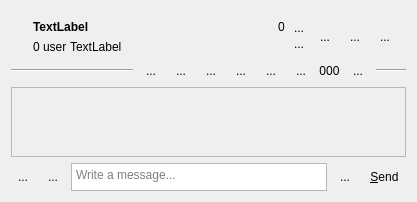
      <widget class="QWidget" name="page_2">
       <layout class="QVBoxLayout" name="verticalLayout_14">
        <item>
         <widget class="QWidget" name="widget_2" native="true">
          <layout class="QHBoxLayout" name="horizontalLayout_8">
           <property name="bottomMargin">
            <number>0</number>
           </property>
           <item>
            <widget class="QLabel" name="label_4">
             <property name="maximumSize">
              <size>
               <width>32</width>
               <height>32</height>
              </size>
             </property>
             <property name="text">
              <string/>
             </property>
             <property name="pixmap">
              <pixmap>:/icons/icon_avatar_40.png</pixmap>
             </property>
            </widget>
           </item>
           <item>
            <layout class="QVBoxLayout" name="verticalLayout_4">
             <item>
              <layout class="QHBoxLayout" name="horizontalLayout_5">
               <item>
                <widget class="QLabel" name="label_5">
                 <property name="sizePolicy">
                  <sizepolicy hsizetype="Expanding" vsizetype="Preferred">
                   <horstretch>0</horstretch>
                   <verstretch>0</verstretch>
                  </sizepolicy>
                 </property>
                 <property name="font">
                  <font>
                   <weight>75</weight>
                   <bold>true</bold>
                  </font>
                 </property>
                 <property name="text">
                  <string>TextLabel</string>
                 </property>
                 <property name="textInteractionFlags">
                  <set>Qt::LinksAccessibleByMouse|Qt::TextSelectableByMouse</set>
                 </property>
                </widget>
               </item>
               <item>
                <widget class="QLabel" name="LabelMsgCount">
                 <property name="text">
                  <string>0</string>
                 </property>
                </widget>
               </item>
              </layout>
             </item>
             <item>
              <layout class="QHBoxLayout" name="horizontalLayout_4">
               <property name="spacing">
                <number>3</number>
               </property>
               <item>
                <widget class="QLabel" name="label_6">
                 <property name="sizePolicy">
                  <sizepolicy hsizetype="Preferred" vsizetype="Preferred">
                   <horstretch>0</horstretch>
                   <verstretch>0</verstretch>
                  </sizepolicy>
                 </property>
                 <property name="text">
                  <string>0 user</string>
                 </property>
                 <property name="margin">
                  <number>0</number>
                 </property>
                 <property name="textInteractionFlags">
                  <set>Qt::LinksAccessibleByMouse|Qt::TextSelectableByMouse</set>
                 </property>
                </widget>
               </item>
               <item>
                <widget class="QLabel" name="label_7">
                 <property name="sizePolicy">
                  <sizepolicy hsizetype="Expanding" vsizetype="Preferred">
                   <horstretch>0</horstretch>
                   <verstretch>0</verstretch>
                  </sizepolicy>
                 </property>
                 <property name="text">
                  <string>TextLabel</string>
                 </property>
                 <property name="textInteractionFlags">
                  <set>Qt::LinksAccessibleByMouse|Qt::TextSelectableByMouse</set>
                 </property>
                </widget>
               </item>
              </layout>
             </item>
            </layout>
           </item>
           <item>
            <layout class="QVBoxLayout" name="verticalLayout_7">
             <property name="spacing">
              <number>0</number>
             </property>
             <item>
              <widget class="QToolButton" name="toolButton_15">
               <property name="maximumSize">
                <size>
                 <width>16</width>
                 <height>16</height>
                </size>
               </property>
               <property name="focusPolicy">
                <enum>Qt::NoFocus</enum>
               </property>
               <property name="text">
                <string>...</string>
               </property>
               <property name="icon">
                <iconset>
                 <normaloff>:/icons/phone_mic_gray64.png</normaloff>:/icons/phone_mic_gray64.png</iconset>
               </property>
               <property name="iconSize">
                <size>
                 <width>12</width>
                 <height>16</height>
                </size>
               </property>
               <property name="autoRaise">
                <bool>true</bool>
               </property>
              </widget>
             </item>
             <item>
              <widget class="QToolButton" name="toolButton_16">
               <property name="maximumSize">
                <size>
                 <width>16</width>
                 <height>16</height>
                </size>
               </property>
               <property name="focusPolicy">
                <enum>Qt::NoFocus</enum>
               </property>
               <property name="text">
                <string>...</string>
               </property>
               <property name="icon">
                <iconset>
                 <normaloff>:/icons/speaker_volume_gray64.png</normaloff>:/icons/speaker_volume_gray64.png</iconset>
               </property>
               <property name="iconSize">
                <size>
                 <width>12</width>
                 <height>12</height>
                </size>
               </property>
               <property name="autoRaise">
                <bool>true</bool>
               </property>
              </widget>
             </item>
            </layout>
           </item>
           <item>
            <widget class="QToolButton" name="toolButton_13">
             <property name="minimumSize">
              <size>
               <width>0</width>
               <height>0</height>
              </size>
             </property>
             <property name="focusPolicy">
              <enum>Qt::NoFocus</enum>
             </property>
             <property name="text">
              <string>...</string>
             </property>
             <property name="icon">
              <iconset>
               <normaloff>:/icons/phone_call_gray64.png</normaloff>:/icons/phone_call_gray64.png</iconset>
             </property>
             <property name="iconSize">
              <size>
               <width>32</width>
               <height>32</height>
              </size>
             </property>
             <property name="autoRaise">
              <bool>true</bool>
             </property>
            </widget>
           </item>
           <item>
            <widget class="QToolButton" name="toolButton_14">
             <property name="minimumSize">
              <size>
               <width>0</width>
               <height>0</height>
              </size>
             </property>
             <property name="focusPolicy">
              <enum>Qt::NoFocus</enum>
             </property>
             <property name="text">
              <string>...</string>
             </property>
             <property name="icon">
              <iconset>
               <normaloff>:/icons/video_recorder_gray64.png</normaloff>:/icons/video_recorder_gray64.png</iconset>
             </property>
             <property name="iconSize">
              <size>
               <width>32</width>
               <height>32</height>
              </size>
             </property>
             <property name="autoRaise">
              <bool>true</bool>
             </property>
            </widget>
           </item>
           <item>
            <widget class="QToolButton" name="toolButton_22">
             <property name="text">
              <string>...</string>
             </property>
             <property name="icon">
              <iconset>
               <normaloff>:/icons/vertical-ellipsis_gray32.png</normaloff>:/icons/vertical-ellipsis_gray32.png</iconset>
             </property>
             <property name="iconSize">
              <size>
               <width>32</width>
               <height>32</height>
              </size>
             </property>
             <property name="popupMode">
              <enum>QToolButton::InstantPopup</enum>
             </property>
             <property name="autoRaise">
              <bool>true</bool>
             </property>
            </widget>
           </item>
          </layout>
         </widget>
        </item>
        <item>
         <layout class="QHBoxLayout" name="horizontalLayout_9">
          <item>
           <widget class="Line" name="LineHeadSepLeft">
            <property name="sizePolicy">
             <sizepolicy hsizetype="Expanding" vsizetype="Fixed">
              <horstretch>0</horstretch>
              <verstretch>0</verstretch>
             </sizepolicy>
            </property>
            <property name="orientation">
             <enum>Qt::Horizontal</enum>
            </property>
           </widget>
          </item>
          <item>
           <widget class="QToolButton" name="toolButton_24">
            <property name="toolTip">
             <string>Scroll content Fixed</string>
            </property>
            <property name="text">
             <string>...</string>
            </property>
            <property name="autoRaise">
             <bool>true</bool>
            </property>
           </widget>
          </item>
          <item>
           <widget class="QToolButton" name="toolButton_25">
            <property name="toolTip">
             <string>Scroll content Max</string>
            </property>
            <property name="text">
             <string>...</string>
            </property>
            <property name="autoRaise">
             <bool>true</bool>
            </property>
           </widget>
          </item>
          <item>
           <widget class="QToolButton" name="toolButton_26">
            <property name="toolTip">
             <string>Scroll content Prefer</string>
            </property>
            <property name="text">
             <string>...</string>
            </property>
            <property name="autoRaise">
             <bool>true</bool>
            </property>
           </widget>
          </item>
          <item>
           <widget class="QToolButton" name="toolButton_27">
            <property name="toolTip">
             <string>Scroll content Min</string>
            </property>
            <property name="text">
             <string>...</string>
            </property>
            <property name="autoRaise">
             <bool>true</bool>
            </property>
           </widget>
          </item>
          <item>
           <widget class="QToolButton" name="toolButton_28">
            <property name="toolTip">
             <string>Scroll content Expand</string>
            </property>
            <property name="text">
             <string>...</string>
            </property>
            <property name="autoRaise">
             <bool>true</bool>
            </property>
           </widget>
          </item>
          <item>
           <widget class="QToolButton" name="toolButton_29">
            <property name="toolTip">
             <string>Scroll content Min Expand</string>
            </property>
            <property name="text">
             <string>...</string>
            </property>
            <property name="autoRaise">
             <bool>true</bool>
            </property>
           </widget>
          </item>
          <item>
           <widget class="QLabel" name="LabelMsgCount2">
            <property name="sizePolicy">
             <sizepolicy hsizetype="Preferred" vsizetype="Preferred">
              <horstretch>0</horstretch>
              <verstretch>0</verstretch>
             </sizepolicy>
            </property>
            <property name="text">
             <string>000</string>
            </property>
            <property name="alignment">
             <set>Qt::AlignCenter</set>
            </property>
           </widget>
          </item>
          <item>
           <widget class="QToolButton" name="toolButton_23">
            <property name="toolTip">
             <string>Load older messages</string>
            </property>
            <property name="text">
             <string>...</string>
            </property>
            <property name="autoRaise">
             <bool>true</bool>
            </property>
           </widget>
          </item>
          <item>
           <widget class="Line" name="LineHeadSepRight">
            <property name="sizePolicy">
             <sizepolicy hsizetype="Fixed" vsizetype="Fixed">
              <horstretch>0</horstretch>
              <verstretch>0</verstretch>
             </sizepolicy>
            </property>
            <property name="minimumSize">
             <size>
              <width>30</width>
              <height>0</height>
             </size>
            </property>
            <property name="orientation">
             <enum>Qt::Horizontal</enum>
            </property>
           </widget>
          </item>
         </layout>
        </item>
        <item>
         <widget class="QScrollArea" name="scrollArea_2">
          <property name="sizePolicy">
           <sizepolicy hsizetype="Preferred" vsizetype="Expanding">
            <horstretch>0</horstretch>
            <verstretch>0</verstretch>
           </sizepolicy>
          </property>
          <property name="focusPolicy">
           <enum>Qt::NoFocus</enum>
          </property>
          <property name="horizontalScrollBarPolicy">
           <enum>Qt::ScrollBarAlwaysOff</enum>
          </property>
          <property name="widgetResizable">
           <bool>true</bool>
          </property>
          <property name="alignment">
           <set>Qt::AlignBottom|Qt::AlignLeading|Qt::AlignLeft</set>
          </property>
          <widget class="QWidget" name="scrollAreaWidgetContents_2">
           <property name="geometry">
            <rect>
             <x>0</x>
             <y>408</y>
             <width>346</width>
             <height>16</height>
            </rect>
           </property>
           <property name="sizePolicy">
            <sizepolicy hsizetype="Preferred" vsizetype="Fixed">
             <horstretch>0</horstretch>
             <verstretch>0</verstretch>
            </sizepolicy>
           </property>
           <layout class="QVBoxLayout" name="verticalLayout_3">
            <property name="spacing">
             <number>0</number>
            </property>
            <property name="leftMargin">
             <number>0</number>
            </property>
            <property name="topMargin">
             <number>0</number>
            </property>
            <property name="rightMargin">
             <number>0</number>
            </property>
            <property name="bottomMargin">
             <number>0</number>
            </property>
           </layout>
          </widget>
         </widget>
        </item>
        <item>
         <layout class="QGridLayout" name="gridLayout_3">
          <item row="1" column="4">
           <widget class="QToolButton" name="toolButton_10">
            <property name="focusPolicy">
             <enum>Qt::NoFocus</enum>
            </property>
            <property name="toolTip">
             <string>Emoji. Mouse over for show.</string>
            </property>
            <property name="text">
             <string>...</string>
            </property>
            <property name="icon">
             <iconset>
              <normaloff>:/icons/smile_gray64.png</normaloff>:/icons/smile_gray64.png</iconset>
            </property>
            <property name="iconSize">
             <size>
              <width>22</width>
              <height>22</height>
             </size>
            </property>
            <property name="autoRaise">
             <bool>true</bool>
            </property>
           </widget>
          </item>
          <item row="1" column="5">
           <widget class="QToolButton" name="toolButton_18">
            <property name="focusPolicy">
             <enum>Qt::NoFocus</enum>
            </property>
            <property name="text">
             <string>&amp;Send</string>
            </property>
            <property name="icon">
             <iconset>
              <normaloff>:/icons/cursor_gray64.png</normaloff>:/icons/cursor_gray64.png</iconset>
            </property>
            <property name="iconSize">
             <size>
              <width>22</width>
              <height>22</height>
             </size>
            </property>
            <property name="toolButtonStyle">
             <enum>Qt::ToolButtonTextBesideIcon</enum>
            </property>
            <property name="autoRaise">
             <bool>true</bool>
            </property>
           </widget>
          </item>
          <item row="1" column="2">
           <widget class="QTextEdit" name="textEdit_3">
            <property name="sizePolicy">
             <sizepolicy hsizetype="Expanding" vsizetype="Preferred">
              <horstretch>0</horstretch>
              <verstretch>0</verstretch>
             </sizepolicy>
            </property>
            <property name="maximumSize">
             <size>
              <width>16777215</width>
              <height>28</height>
             </size>
            </property>
            <property name="mouseTracking">
             <bool>true</bool>
            </property>
            <property name="horizontalScrollBarPolicy">
             <enum>Qt::ScrollBarAlwaysOff</enum>
            </property>
            <property name="acceptRichText">
             <bool>false</bool>
            </property>
            <property name="placeholderText">
             <string>Write a message...</string>
            </property>
           </widget>
          </item>
          <item row="1" column="1">
           <widget class="QToolButton" name="toolButton_9">
            <property name="focusPolicy">
             <enum>Qt::NoFocus</enum>
            </property>
            <property name="toolTip">
             <string>Send snapshot</string>
            </property>
            <property name="text">
             <string>...</string>
            </property>
            <property name="icon">
             <iconset>
              <normaloff>:/icons/snapshot@2x.png</normaloff>:/icons/snapshot@2x.png</iconset>
            </property>
            <property name="iconSize">
             <size>
              <width>22</width>
              <height>22</height>
             </size>
            </property>
            <property name="autoRaise">
             <bool>true</bool>
            </property>
           </widget>
          </item>
          <item row="1" column="0">
           <widget class="QToolButton" name="toolButton_8">
            <property name="focusPolicy">
             <enum>Qt::NoFocus</enum>
            </property>
            <property name="toolTip">
             <string>Send File</string>
            </property>
            <property name="text">
             <string>...</string>
            </property>
            <property name="icon">
             <iconset>
              <normaloff>:/icons/paper-clip-outline_gray64.png</normaloff>:/icons/paper-clip-outline_gray64.png</iconset>
            </property>
            <property name="iconSize">
             <size>
              <width>22</width>
              <height>22</height>
             </size>
            </property>
            <property name="autoRaise">
             <bool>true</bool>
            </property>
           </widget>
          </item>
         </layout>
        </item>
       </layout>
      </widget>
